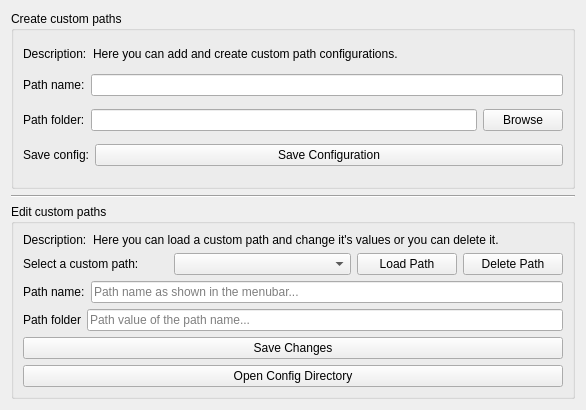
<?xml version="1.0" encoding="UTF-8"?>
<ui version="4.0">
 <class>CustomPathsManagerWidget</class>
 <widget class="QWidget" name="CustomPathsManagerWidget">
  <property name="windowModality">
   <enum>Qt::WindowModality::WindowModal</enum>
  </property>
  <property name="geometry">
   <rect>
    <x>0</x>
    <y>0</y>
    <width>586</width>
    <height>410</height>
   </rect>
  </property>
  <property name="windowTitle">
   <string>Custom Paths Manager</string>
  </property>
  <property name="windowIcon">
   <iconset resource="../../resources/qrc/xmluvation_resources.qrc">
    <normaloff>:/icons/xml_256px.ico</normaloff>:/icons/xml_256px.ico</iconset>
  </property>
  <property name="styleSheet">
   <string notr="true"/>
  </property>
  <layout class="QVBoxLayout" name="verticalLayout_2">
   <item>
    <layout class="QVBoxLayout" name="verticalLayout_4">
     <item>
      <widget class="QGroupBox" name="groupBox">
       <property name="sizePolicy">
        <sizepolicy hsizetype="Preferred" vsizetype="Preferred">
         <horstretch>0</horstretch>
         <verstretch>0</verstretch>
        </sizepolicy>
       </property>
       <property name="title">
        <string>Create custom paths</string>
       </property>
       <layout class="QVBoxLayout" name="verticalLayout">
        <item>
         <layout class="QHBoxLayout" name="horizontalLayout_7">
          <item>
           <widget class="QLabel" name="label">
            <property name="sizePolicy">
             <sizepolicy hsizetype="Maximum" vsizetype="Maximum">
              <horstretch>0</horstretch>
              <verstretch>0</verstretch>
             </sizepolicy>
            </property>
            <property name="text">
             <string>Description:</string>
            </property>
           </widget>
          </item>
          <item>
           <widget class="QLabel" name="label_description_create_custom_path">
            <property name="sizePolicy">
             <sizepolicy hsizetype="Minimum" vsizetype="Maximum">
              <horstretch>0</horstretch>
              <verstretch>0</verstretch>
             </sizepolicy>
            </property>
            <property name="layoutDirection">
             <enum>Qt::LayoutDirection::LeftToRight</enum>
            </property>
            <property name="text">
             <string>Here you can add and create custom path configurations.</string>
            </property>
            <property name="alignment">
             <set>Qt::AlignmentFlag::AlignLeading|Qt::AlignmentFlag::AlignLeft|Qt::AlignmentFlag::AlignVCenter</set>
            </property>
           </widget>
          </item>
         </layout>
        </item>
        <item>
         <layout class="QHBoxLayout" name="horizontalLayout">
          <item>
           <widget class="QLabel" name="label_path_name_2">
            <property name="text">
             <string>Path name:</string>
            </property>
           </widget>
          </item>
          <item>
           <widget class="QLineEdit" name="line_edit_custom_path_name"/>
          </item>
         </layout>
        </item>
        <item>
         <layout class="QHBoxLayout" name="horizontalLayout_2">
          <item>
           <widget class="QLabel" name="label_path_folder">
            <property name="text">
             <string>Path folder:</string>
            </property>
           </widget>
          </item>
          <item>
           <widget class="QLineEdit" name="line_edit_custom_path_value"/>
          </item>
          <item>
           <widget class="QPushButton" name="button_browse_path_folder">
            <property name="text">
             <string>Browse</string>
            </property>
            <property name="icon">
             <iconset theme="QIcon::ThemeIcon::FolderNew"/>
            </property>
           </widget>
          </item>
         </layout>
        </item>
        <item>
         <layout class="QHBoxLayout" name="horizontalLayout_6">
          <item>
           <widget class="QLabel" name="label_save_config">
            <property name="sizePolicy">
             <sizepolicy hsizetype="Maximum" vsizetype="Preferred">
              <horstretch>0</horstretch>
              <verstretch>0</verstretch>
             </sizepolicy>
            </property>
            <property name="text">
             <string>Save config:</string>
            </property>
           </widget>
          </item>
          <item>
           <widget class="QPushButton" name="button_create_custom_path">
            <property name="text">
             <string>Save Configuration</string>
            </property>
           </widget>
          </item>
         </layout>
        </item>
       </layout>
      </widget>
     </item>
     <item>
      <widget class="Line" name="line">
       <property name="orientation">
        <enum>Qt::Orientation::Horizontal</enum>
       </property>
      </widget>
     </item>
     <item>
      <widget class="QGroupBox" name="groupBox_2">
       <property name="sizePolicy">
        <sizepolicy hsizetype="Preferred" vsizetype="Preferred">
         <horstretch>0</horstretch>
         <verstretch>0</verstretch>
        </sizepolicy>
       </property>
       <property name="title">
        <string>Edit custom paths</string>
       </property>
       <layout class="QVBoxLayout" name="verticalLayout_3">
        <item>
         <layout class="QHBoxLayout" name="horizontalLayout_3">
          <item>
           <widget class="QLabel" name="label_desc">
            <property name="sizePolicy">
             <sizepolicy hsizetype="Maximum" vsizetype="Maximum">
              <horstretch>0</horstretch>
              <verstretch>0</verstretch>
             </sizepolicy>
            </property>
            <property name="baseSize">
             <size>
              <width>0</width>
              <height>0</height>
             </size>
            </property>
            <property name="text">
             <string>Description:</string>
            </property>
           </widget>
          </item>
          <item>
           <widget class="QLabel" name="label_text_desc">
            <property name="sizePolicy">
             <sizepolicy hsizetype="Expanding" vsizetype="Maximum">
              <horstretch>0</horstretch>
              <verstretch>0</verstretch>
             </sizepolicy>
            </property>
            <property name="text">
             <string>Here you can load a custom path and change it's values or you can delete it.</string>
            </property>
            <property name="wordWrap">
             <bool>true</bool>
            </property>
            <property name="margin">
             <number>0</number>
            </property>
            <property name="indent">
             <number>-1</number>
            </property>
           </widget>
          </item>
         </layout>
        </item>
        <item>
         <layout class="QHBoxLayout" name="horizontalLayout_Buttons">
          <item>
           <widget class="QLabel" name="label_combobox_desc">
            <property name="maximumSize">
             <size>
              <width>145</width>
              <height>16777215</height>
             </size>
            </property>
            <property name="text">
             <string>Select a custom path:</string>
            </property>
           </widget>
          </item>
          <item>
           <widget class="QComboBox" name="combobox_path_names">
            <property name="placeholderText">
             <string notr="true">Custom paths...</string>
            </property>
           </widget>
          </item>
          <item>
           <widget class="QPushButton" name="button_load_action">
            <property name="maximumSize">
             <size>
              <width>100</width>
              <height>16777215</height>
             </size>
            </property>
            <property name="text">
             <string>Load Path</string>
            </property>
           </widget>
          </item>
          <item>
           <widget class="QPushButton" name="button_delete_action">
            <property name="maximumSize">
             <size>
              <width>100</width>
              <height>16777215</height>
             </size>
            </property>
            <property name="styleSheet">
             <string notr="true"/>
            </property>
            <property name="text">
             <string>Delete Path</string>
            </property>
           </widget>
          </item>
         </layout>
        </item>
        <item>
         <layout class="QHBoxLayout" name="horizontalLayout_4">
          <item>
           <widget class="QLabel" name="label_path_name">
            <property name="text">
             <string>Path name:</string>
            </property>
           </widget>
          </item>
          <item>
           <widget class="QLineEdit" name="line_edit_path_name">
            <property name="placeholderText">
             <string>Path name as shown in the menubar...</string>
            </property>
           </widget>
          </item>
         </layout>
        </item>
        <item>
         <layout class="QHBoxLayout" name="horizontalLayout_5">
          <item>
           <widget class="QLabel" name="label_path_value">
            <property name="text">
             <string>Path folder</string>
            </property>
           </widget>
          </item>
          <item>
           <widget class="QLineEdit" name="line_edit_path_value">
            <property name="placeholderText">
             <string>Path value of the path name...</string>
            </property>
           </widget>
          </item>
         </layout>
        </item>
        <item>
         <widget class="QPushButton" name="button_save_changes">
          <property name="text">
           <string>Save Changes</string>
          </property>
         </widget>
        </item>
        <item>
         <widget class="QPushButton" name="button_open_config_directory">
          <property name="text">
           <string>Open Config Directory</string>
          </property>
         </widget>
        </item>
       </layout>
      </widget>
     </item>
    </layout>
   </item>
  </layout>
 </widget>
 <resources>
  <include location="../../resources/qrc/xmluvation_resources.qrc"/>
 </resources>
 <connections/>
</ui>
